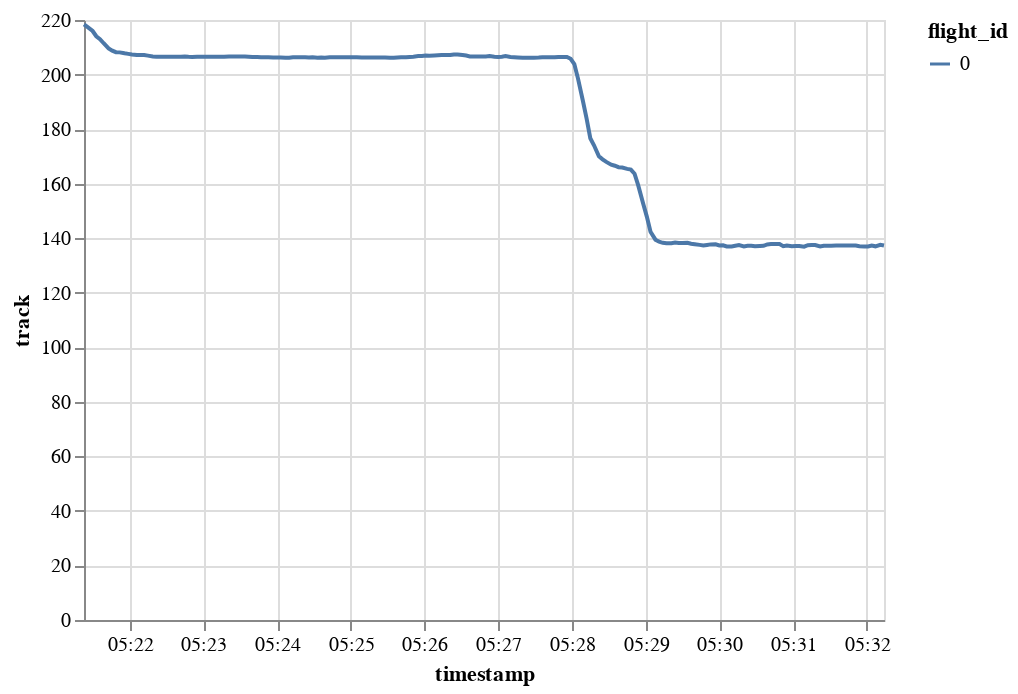

The code cell stored with this chart in its notebook:
### Code cell
original.chart().encode(alt.Y("track"), alt.X("timestamp"), alt.Color("flight_id"))

### Figure 1 — Vega-Lite specification as saved in the notebook (floating-point values rounded to 4 significant figures; data arrays with more than 128 entries replaced by an {"elided": "..."} marker saying what was removed)
{"config": {"view": {"continuousWidth": 400, "continuousHeight": 300}}, "data": {"name": "data-4be2c2fba07351566af39930b57a889c"}, "mark": "line", "encoding": {"color": {"type": "nominal", "field": "flight_id"}, "x": {"type": "temporal", "field": "timestamp"}, "y": {"type": "quantitative", "field": "track"}}, "$schema": "https://vega.github.io/schema/vega-lite/v4.8.1.json", "datasets": {"data-4be2c2fba07351566af39930b57a889c": {"elided": "200 records"}}}
